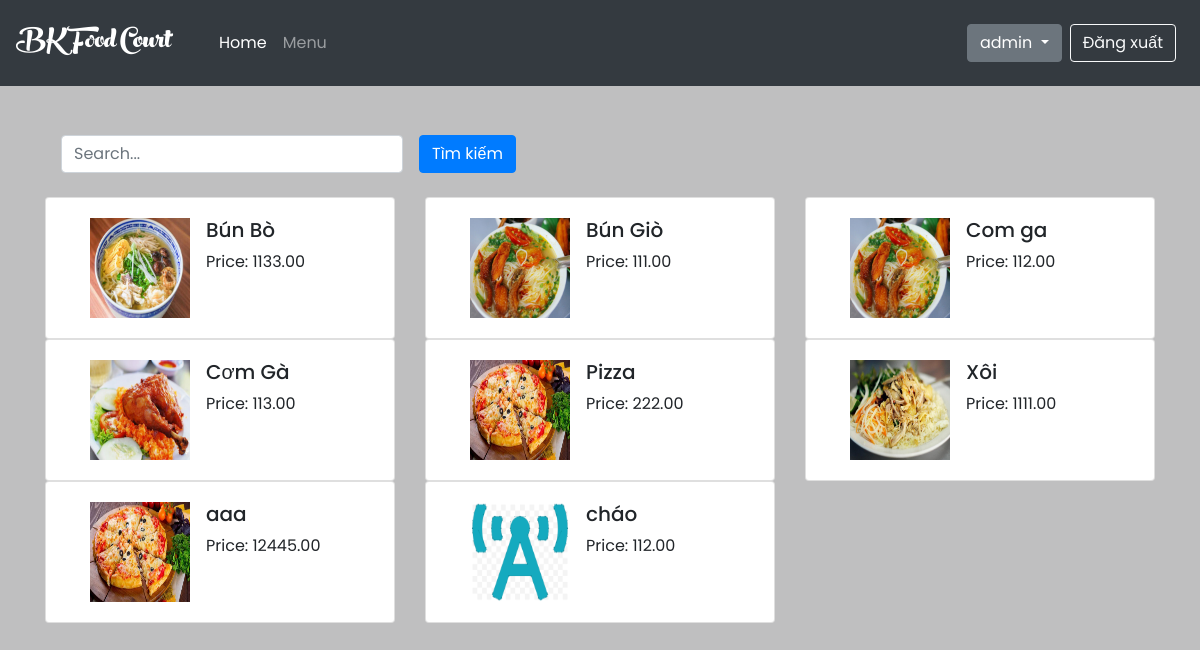
The app's page /menu/foodstore/ (signed in) with its own data.
### home/models.py (models this page shows, shortened)
class Product(models.Model):
    CATEGORY = (
        (0, 'Com'),
        (1, 'Bun'),
        (2, 'Pho'),
        (3, 'Mi'),
    )
    shop = models.ForeignKey(User, on_delete=models.CASCADE, limit_choices_to={
        'is_staff': True
    }, default=True)
    category = models.IntegerField(choices=CATEGORY)
    name = models.CharField(max_length=200,
                            db_index=True)
    slug = models.SlugField(max_length=200,
                            db_index=True)
    image = models.ImageField(upload_to='products/%Y/%m/%d',
                              blank=True)
    description = models.TextField(blank=True)
    price = models.DecimalField(max_digits=10, decimal_places=2)
    available = models.BooleanField(default=True)
    created = models.DateTimeField(auto_now_add=True)
    updated = models.DateTimeField(auto_now=True)
    quantity=models.IntegerField(default=1)
    class Meta:
        ordering = ('name',)
        index_together = (('id', 'slug'),)

### menu/views.py (the view)
# urls.py: url('foodstore/', login_required(views.food_store), name='foodstore'),
@login_required
def food_store(request):
    food = Product.objects.filter(shop_id=request.user.id)
    context = {
        'foods': food,
    }
    return render(request, 'menu/foodstore.html', context)

### Food/processor.py (called while the page is built)
def context(request):
    return {
        'list': foods.objects.all(),
    }

### templates/menu/foodstore.html (shortened to what this page needs)
{% extends 'home/base.html' %}
{% block container %}
    <div class="container mt-5">
        {% if user.is_staff %}
            <div class="md-form active-cyan active-cyan-2 mb-3">
                <form method="get" class="form-inline">
                    <div class="form-group mx-sm-3 mb-2">
                        <input type="text" placeholder="Search..." name="q" class="form-control ">
                    </div>
                    <button class="btn btn-primary mb-2" type="submit">Tìm kiếm</button>
                </form>
            </div>
            <div class="list-group">
                <div class="row">
                    {% for x in foods %}
                        <div class="col-md-4">
                            <div class="card">
                                <div class="media card-body">
                                    <img src="{{ x.image.url }}" class="mr-3 ml-4" alt="..."
                                         style="width: 100px; height: 100px">
                                    <div class="media-body" style="width: 90%">
                                        <h5 class="mt-0">{{ x.name }}</h5>
                                        Price: {{ x.price }}
                                    </div>
                                </div>
                            </div>
                        </div>
                    {% endfor %}
                </div>
            </div>
        {% else %}
            <div class="m-auto">
                <h5 class="text-danger m-auto"> Tài khoản không hợp lệ!</h5>
            </div>
        {% endif %}
    </div>
{% endblock %}

### templates/home/base.html (shortened to what this page needs)
<!DOCTYPE html>
<html lang="en">
<head>
    {% load static %}
    <link rel="stylesheet" href="{% static 'bootstrap/css/bootstrap.min.css' %}">
    <link rel="stylesheet" type="text/css" href="{% static 'home/CSS/style.css' %}"/>
    <link rel="stylesheet" href="https://cdnjs.cloudflare.com/ajax/libs/font-awesome/4.7.0/css/font-awesome.min.css"/>
</head>
<body style="padding-top: 65pt">
<nav class="navbar navbar-expand-md navbar-dark bg-dark fixed-top">
    <a href="{% url 'home' %}" class="navbar-brand">
        <div class="logo">
            BK Food Court
        </div>
    </a>
    <div class="collapse navbar-collapse ml-md-4" id="navbarCollapse">
        <div class="navbar-nav">
            <a href="{% url 'home' %}" class="nav-item nav-link active">Home</a>
            <a href="{% url 'menu' %}" class="nav-item nav-link">Menu</a>
        </div>
        <div class="navbar-nav ml-auto">
            {% if user.is_authenticated %}
                {% if user.is_staff %}
                    <div class="dropdown">
                        <button class="btn btn-secondary dropdown-toggle mr-sm-2" type="button" id="dropdownMenuButton"
                                data-toggle="dropdown" aria-haspopup="true" aria-expanded="false">
                            {{ user.get_username }}
                        </button>
                    </div>
                {% endif %}
                <a href="{% url 'logout' %}" class="nav-item btn mr-sm-2 btn-outline-light">Đăng xuất</a>
            {% else %}
                <a class="btn btn-secondary nav-item mr-sm-2" href="{% url 'login' %}">Đăng nhập
                </a>
                <a class="btn nav-item btn-outline-light mr-sm-2" href="{% url 'register' %}">Đăng kí
                </a>
            {% endif %}
        </div>
    </div>
</nav>
{% block container %}
{% endblock container %}
</body>
</html>

### static/home/CSS/style.css (style rules this page uses)
html { height: 100%; }
body { font-family: "Poppins", sans-serif; padding: 0pt ; height: 150%; background-color: rgba(175, 175, 177, 0.8); }
.logo { font-family: peachcream !important; font-size: 40px; color: white; transition: 0.9s; }

### records on screen
Product: image (picture), name "Bún Bò", price "1133.00"
Product: image (picture), name "Bún Giò", price "111.00"
Product: image (picture), name "Com ga", price "112.00"
Product: image (picture), name "Cơm Gà", price "113.00"
Product: image (picture), name "Pizza", price "222.00"
Product: image (picture), name "Xôi", price "1111.00"
Product: image (picture), name "aaa", price "12445.00"
Product: image (picture), name "cháo", price "112.00"

### other values on screen
{{ user.get_username }} "admin"
